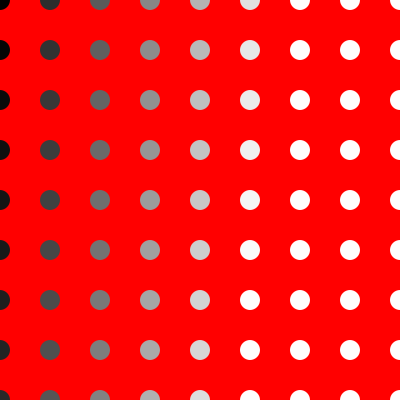
Frame 1 (no input)
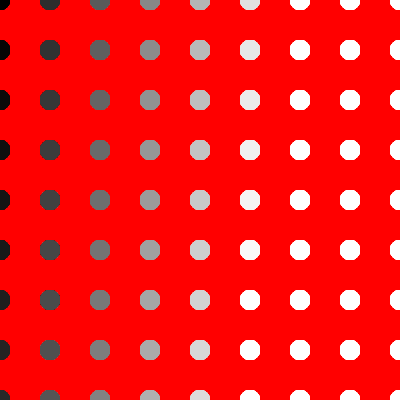
Frame 60 (the mouse pressed at the canvas centre just before this capture)
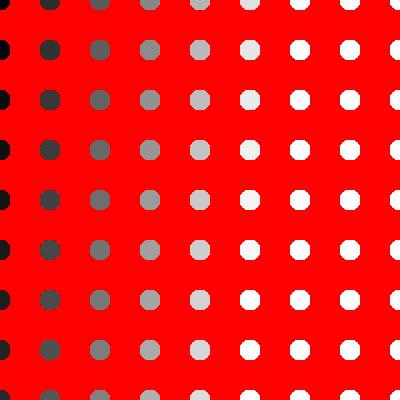
Frame 120 (the mouse held since frame 60 and released just before this capture)

The Processing sketch that drew these frames (run headless with seeded random() and noise(); from frame 60 on, the mouse is pressed at the canvas centre):

// Processing sketch: processing_66638
// ── processing_66638.pde




void setup(){
    size(400,400);
    smooth();
    background(255,0,0);
   
    
}

void draw(){
    int r=0;
    int g=0;
    int bb=0;
  
  for(int a=0; a<=height; a+=50 ){
    
   for(int b=0; b<=height; b+=50 ){
    circleFunction(a,b,r,g,bb);
    r+=5;
    g+=5;
    bb+=5;
    
   }
    
  }

  
}

void circleFunction(int xPos, int yPos,int re,int gr,int bl){
  noStroke();
  fill(re,gr,bl);
  ellipse(xPos,yPos,20,20);

  
}
